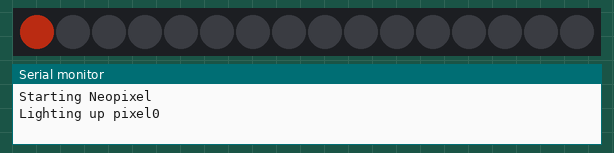
A sketch run on a simulated Arduino Uno, built with avr-gcc and run on an emulated ATmega328P. On the bench: 16 RGB LEDs in strip order, left to right, the last lines printed to the serial monitor. Dim RGB values are drawn brighter than linear; random numbers use the default seed unless the sketch sets one.

Above: at 1.6 s.
At 5.6 s:
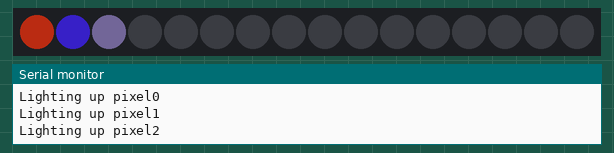
At 9.6 s:
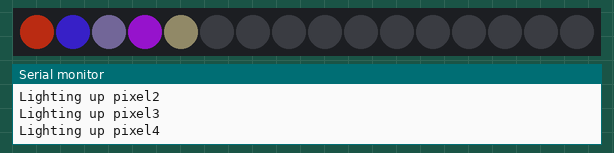
At 19.6 s:
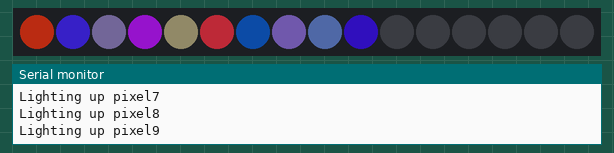
At 29.6 s:
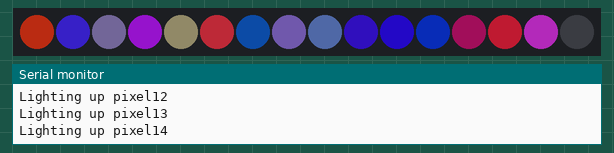
At 38.6 s:
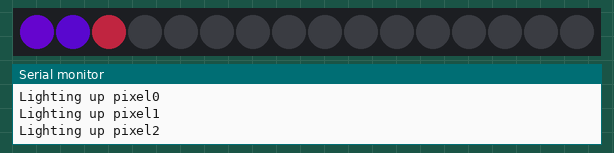

The sketch:

06_neopixelring.ino
```cpp
/*Isaiah
 * Project: NeoPixel
 * Description: Learn to use NeoPixels
 * Author:
 * Date:
 */

/* ASSIGNMENT
 * Now add in the NeoPixel ring to your drawing and Fritizing (save as different file)
 * In your labbooks, draw the layout for 4 NeoPixels
 * Transfer the layout for Fritzing
 * Go to the layout tab and clean up the schematic
 * Write code to light up 16 NeoPixels
 */

// Define NeoPixel constants
#include <Adafruit_NeoPixel.h>
#include <colors.h>

const int PIN=17;
const int NUMPIXELS=16;

Adafruit_NeoPixel pixels(NUMPIXELS,PIN, NEO_GRB + NEO_KHZ800);

const int pixeldelay=2000;
const int start_pixel = 0;
int i=0;


void setup() {
  // initialize Serial Monitor
  Serial.begin(9600);
  delay(500);
  Serial.println("Starting Neopixel");
  pixels.begin();
  pixels.clear();
  // initialize NeoPixels
}

void loop() {
  // clear the pixels
  pixels.clear();
  delay(1000);

for(i=start_pixel; i<NUMPIXELS; i++) {

Serial.print("Lighting up pixel");
Serial.println(i);
pixels.setPixelColor(i,random(0,85),random(0,26),random(0,120));
pixels.show();
delay(pixeldelay);
}
}

  // for loop to reference each pixel
  // set the color
  // use pixels.show() to update the pixels
```
